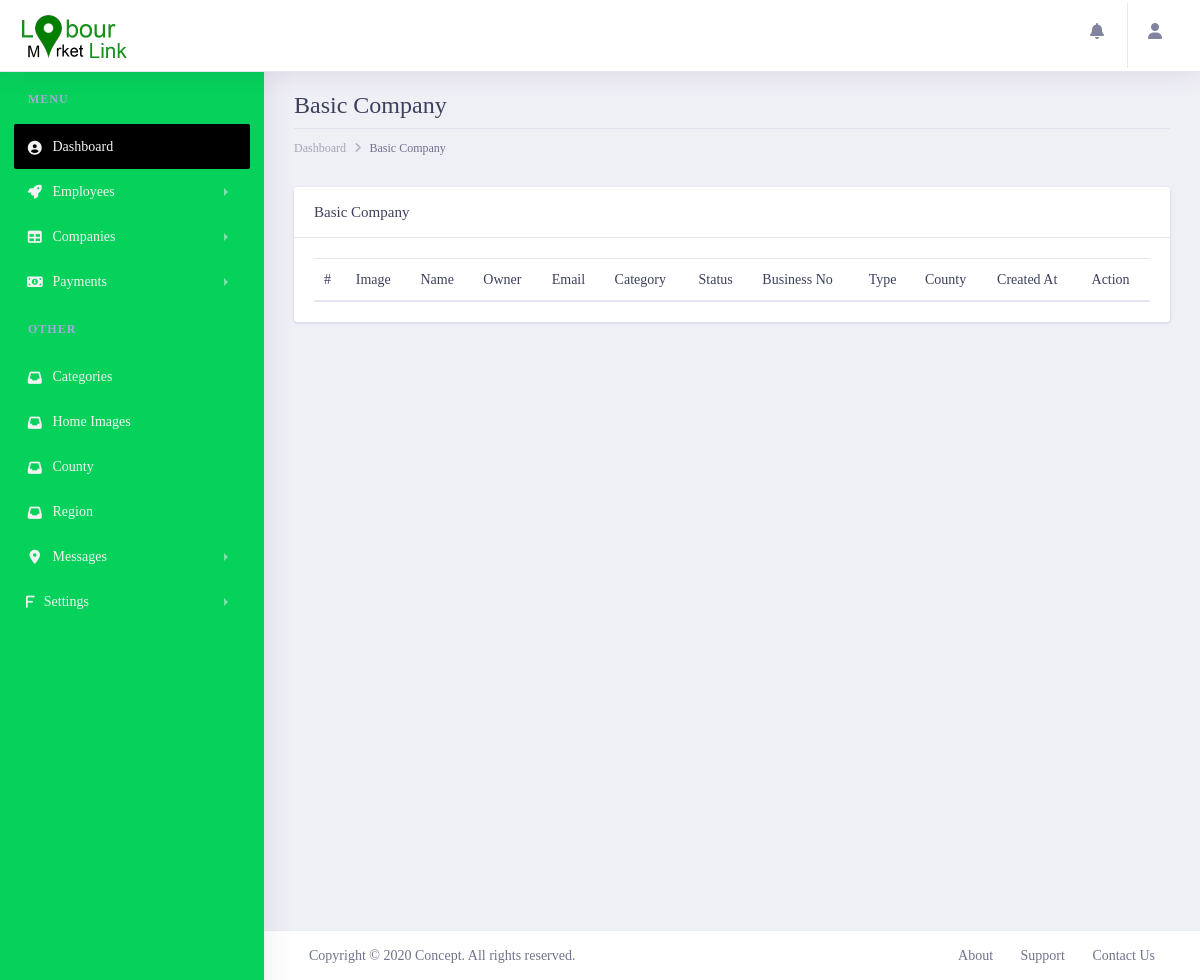
The page /lmladmin/allbasiccompanies/ (signed in) on the database as committed earlier.
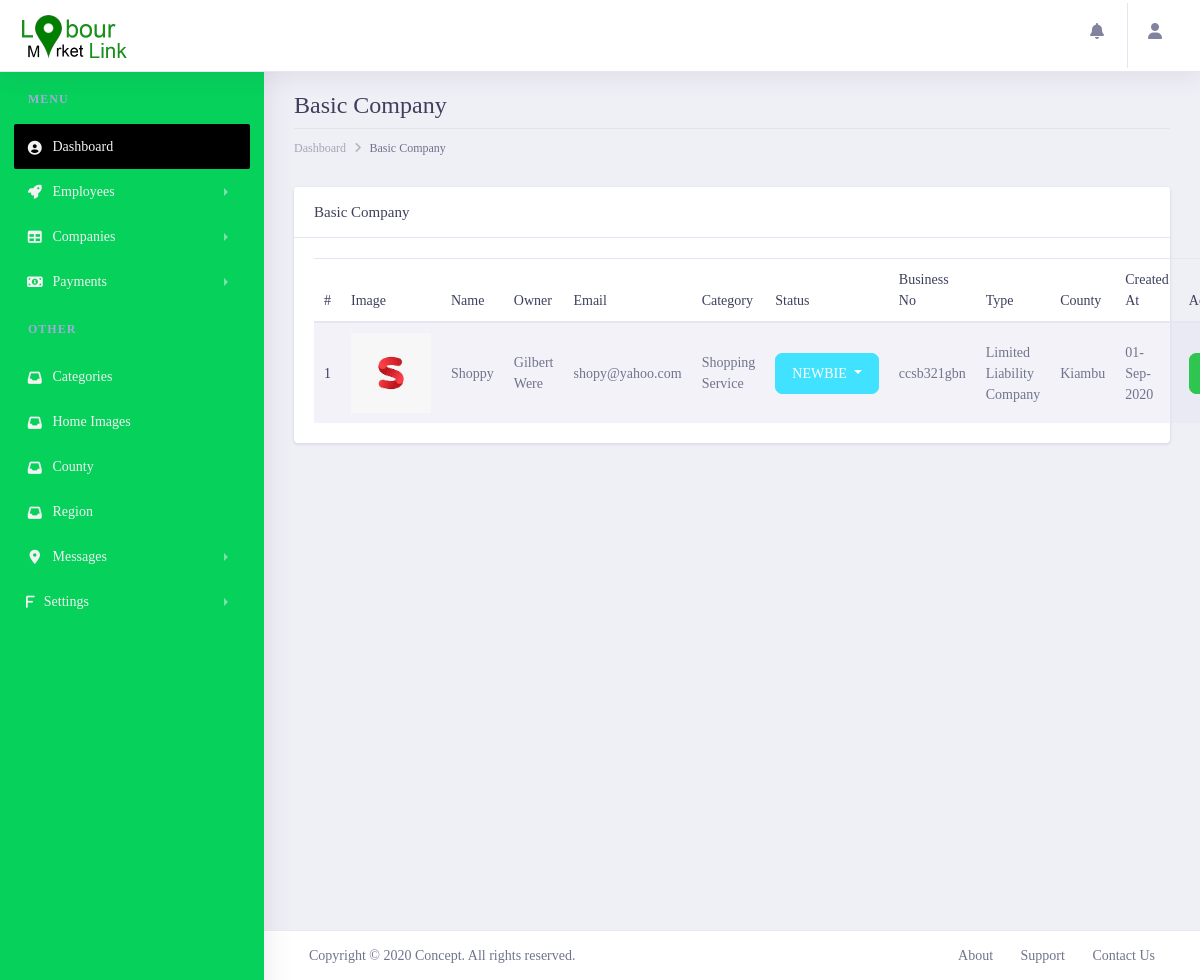
The same page on the database as committed later.
### lmlappadmin/models.py (models this page shows, shortened)
class Company(get_user_model()):
    logo = models.ImageField(max_length=200, upload_to='employerlogo', null=True, blank=True)
    regpayment = models.ForeignKey(CompanyRegistrationPayment, on_delete=models.SET_NULL, null=True )
    category = models.ForeignKey(Category, on_delete=models.SET_NULL, null=True )
    company_name = models.CharField(max_length=200, null=False, blank=False)
    phone_number = models.CharField(max_length=200, null=False, blank=False, default='0700000000')
    county = models.ForeignKey(County, on_delete=models.SET_NULL, null=True )
    region = models.ForeignKey(Region, on_delete=models.SET_NULL, null=True)
    landmark = models.CharField(max_length=100, null=False, blank=False)
    company_motto = models.CharField(max_length=100, null=False, blank=False)
    brief_details = models.TextField()
    bizness_entity_type = models.CharField(max_length=100, null=False, blank=False)
    date_created = models.DateField(default=datetime.datetime.now, null=False, blank=False)
    description = models.TextField()
    website = models.CharField(max_length=100, null=True, blank=True)
    company_email = models.CharField(max_length=100, null=False, blank=False)
    kra_number = models.CharField(max_length=100, null=False, blank=False)
    alphanumeric = RegexValidator(r'^[0-9a-zA-Z]*$', 'Only alphanumeric characters are allowed.')
    bussiness_reg_no = models.CharField(max_length=100, null=True, blank=True, unique=True, validators=[alphanumeric])
    created_at = models.DateTimeField(auto_now_add=True)
    updated_at = models.DateTimeField(auto_now=True)
    COMPANY_STATUS = {
        ('NEWBIE', 'Newbie'),
        ('REGISTERED_CONFIRMED', 'Registerd_confirmed'),
        ('DEACTIVATED', 'Deactivated'),
    }
    status = models.CharField(choices=COMPANY_STATUS, default='NEWBIE', max_length=200, null=False, blank=False)
    RANK_STATUS = {
        ('UNDEFINED', 'Undefined'),
        ('BASIC', 'Basic'),
        ('PREMIUM', 'Premium'),
        ('ULTIMATE', 'Ultimate'),
        ('PRO_BASIC', 'Pro_basic'),
        ('PRO_ULTIMATE', 'Pro_ultimate'),
        ('PLATINUM', 'Platinum'),
    }
    rank_status = models.CharField(choices=RANK_STATUS, default='UNDEFINED', max_length=200, null=False, blank=False)
    class Meta:
        verbose_name = 'Employer'
        verbose_name_plural = 'Employers'

class Category(models.Model):
    category = models.CharField(max_length=200, null=False, blank=False)
    c_parent = models.ForeignKey('Category', related_name='job_category', on_delete=models.CASCADE, max_length=200,
                                 null=True, blank=True)
    created_at = models.DateTimeField(auto_now_add=True)
    updated_at = models.DateTimeField(auto_now=True)
    def __str__(self):
        return '%s' % (self.category)

class County(models.Model):
    county_number = models.IntegerField(null=False, blank=False)
    county = models.CharField(max_length=200, null=False, blank=False)
    created_at = models.DateTimeField(auto_now_add=True)
    updated_at = models.DateTimeField(auto_now=True)
    def __str__(self):
        return '%s' % (self.county)

### lmlappadmin/views.py (the view)
# urls.py: path('allbasiccompanies/',views.basiccompanies, name='basiccompanies'),
@login_required()
def basiccompanies(request):
    company = Company.objects.filter(rank_status='BASIC')
    context = {
        'title': 'Basic Companies',
        'companies': company,
    }
    return render(request, 'company/basiccompanies.html', context)

### lmlappadmin/templates/company/basiccompanies.html (shortened to what this page needs)
{% extends 'admin/layout.html' %}
{% load static %}
{% block content %}
       <div class="dashboard-wrapper ml-0">
            <div class="container-fluid  dashboard-content">
                <div class="row">
                    <div class="col-xl-12 col-lg-12 col-md-12 col-sm-12 col-12">
                        <div class="page-header">
                            <h2 class="pageheader-title">Basic Company</h2>
                            <div class="page-breadcrumb">
                                <nav aria-label="breadcrumb">
                                    <ol class="breadcrumb">
                                        <li class="breadcrumb-item"><a href="{% url 'LMLAdmin:home' %}" class="breadcrumb-link">Dashboard</a></li>
                                        <li class="breadcrumb-item active" aria-current="page">Basic Company</li>
                                    </ol>
                                </nav>
                            </div>
                        </div>
                    </div>
                </div>
                <div class="row">
                    <div class="col-xl-12 col-lg-12 col-md-12 col-sm-12 col-12">
                            <div class="card">
                                <h5 class="card-header">Basic Company</h5>
                                <div class="card-body">
                                   <table class="table table-striped" id="myDataTable">
                                        <thead>
                                            <tr>
                                                <th scope="col">#</th>
                                                <th scope="col">Image</th>
                                                <th scope="col">Name</th>
                                                <th scope="col">Owner</th>
                                                <th scope="col">Email</th>
                                                <th scope="col">Category</th>
                                                <th scope="col">Status</th>
                                                <th scope="col">Business No</th>
                                                <th scope="col">Type</th>
                                                <th scope="col">County</th>
                                                <th scope="col">Created At</th>
                                                <th scope="col">Action</th>
                                            </tr>
                                        </thead>
                                        <tbody>
                                            {% for company in companies %}
                                            <tr>
                                                <th scope="row">{{ forloop.counter }}</th>
                                                <td>
                                                    <div style="width: 80px; height: 80px; overflow: hidden;">
                                                        <img style="object-fit: contain" class="w-100 h-100" src="{{ company.logo.url }}" alt="">
                                                    </div>
                                                </td>
                                                <td>{{company.company_name|title}}</td>
                                                <td>{{company.first_name|title}} {{company.last_name|title}}</td>
                                                <td><a href="mailto:{{company.email}}">{{company.email}}</a></td>
                                                <td>{{company.category|title}}</td>
                                                <td>
                                                    <div class="dropdown">
                                                      <button class="btn btn-secondary
                                                        {% if  company.status == 'NEWBIE' %}
                                                         btn-secondary
                                                     {% elif  company.status == 'REGISTERED_CONFIRMED' %}
                                                        btn-success
                                                     {% elif  company.status == 'DEACTIVATED' %}
                                                        btn-danger
                                                     {% endif %}
                                                       dropdown-toggle" type="button" id="dropdownMenuButton" data-toggle="dropdown" aria-haspopup="true" aria-expanded="false">
                                                          {{ company.status|truncatechars:10 }}
                                                      </button>
                                                    </div>
                                                </td>
                                                <td>{{ company.bussiness_reg_no }}</td>
                                                <td>{{ company.bizness_entity_type|title }}</td>
                                                <td>{{ company.county|title }}</td>
                                                <td>{{company.created_at|date:'d-M-Y'}}</td>
                                                <td><a target="_blank" class="btn btn-success" href="{% url 'LMLAdmin:companydetails' company.id %}">View</a></td>
                                            </tr>
                                             {% endfor %}
                                        </tbody>
                                    </table>
                                </div>
                            </div>
                        </div>
                </div>
            </div>
        </div>
{% endblock content %}

### lmlappadmin/templates/admin/layout.html (shortened to what this page needs)
<!doctype html>
{% load humanize %}
{% load static %}
{% load call_methods %}
<html lang="en">
<head>
    <link rel="stylesheet" href="{% static 'assets/vendor/bootstrap/css/bootstrap.min.css' %}">
    <link href="{% static 'assets/vendor/fonts/circular-std/style.css' %}" rel="stylesheet">
    <link rel="stylesheet" href="{% static 'assets/libs/css/style.css' %}">
    <link rel="stylesheet" href="{% static 'assets/vendor/fonts/fontawesome/css/fontawesome-all.css' %}">
    <link rel="stylesheet" href="{% static 'assets/vendor/charts/chartist-bundle/chartist.css' %}">
    <link rel="stylesheet" href="{% static 'assets/vendor/charts/morris-bundle/morris.css' %}">
    <link rel="stylesheet" href="{% static 'assets/vendor/fonts/material-design-iconic-font/css/materialdesignicons.min.css' %}">
    <link rel="stylesheet" href="{% static 'assets/vendor/charts/c3charts/c3.css' %}">
    <link rel="stylesheet" href="{% static 'assets/vendor/fonts/flag-icon-css/flag-icon.min.css' %}">
     <link rel="stylesheet" href="https://cdnjs.cloudflare.com/ajax/libs/sweetalert/1.1.3/sweetalert.min.css">
    <link rel="stylesheet" type="text/css" href="https://cdn.datatables.net/1.10.21/css/jquery.dataTables.min.css"/>
</head>
<body>
    <div class="dashboard-main-wrapper">
        <div class="dashboard-header">
            <nav class="navbar navbar-expand-lg bg-white fixed-top">
                <a class="navbar-brand" href="{% url 'LMLAdmin:home' %}"><img src="{% static 'assets/img/LML4.png' %}" alt=""></a>
                <div class="collapse navbar-collapse " id="navbarSupportedContent">
                    <ul class="navbar-nav ml-auto navbar-right-top">
                        <li class="nav-item dropdown notification">
                            <a class="nav-link nav-icons" href="#" id="navbarDropdownMenuLink1" data-toggle="dropdown" aria-haspopup="true" aria-expanded="false">
                                <i class="fas fa-fw fa-bell"></i>
                            </a>
                        </li>
                        <li class="nav-item dropdown nav-user">
                            <a class="nav-link nav-user-img" href="#" id="navbarDropdownMenuLink2" data-toggle="dropdown" aria-haspopup="true" aria-expanded="false">
                                <i class="fa fa-user user-avatar-md rounded-circle"> </i>
                            </a>
                        </li>
                    </ul>
                </div>
            </nav>
        </div>
        <div class="nav-left-sidebar sidebar-dark" style="z-index: 999;">
            <div class="menu-list">
                <nav class="navbar navbar-expand-lg navbar-light">
                    <div class="collapse navbar-collapse" id="navbarNav">
                        <ul class="navbar-nav flex-column">
                            <li class="nav-divider">
                                Menu
                            </li>
                            <li class="nav-item ">
                                <a class="nav-link active" href="{% url 'LMLAdmin:home' %}"><i class="fa fa-fw fa-user-circle"></i>Dashboard <span class="badge badge-success">6</span></a>
                            </li>
                            <li class="nav-item">
                                <a class="nav-link" href="#" data-toggle="collapse" aria-expanded="false" data-target="#submenu-2" aria-controls="submenu-2"><i class="fa fa-fw fa-rocket"></i>Employees</a>
                            </li>
                            <li class="nav-item">
                                <a class="nav-link" href="#" data-toggle="collapse" aria-expanded="false" data-target="#submenu-5" aria-controls="submenu-5"><i class="fas fa-fw fa-table"></i>Companies</a>
                            </li>
                            <li class="nav-item">
                                <a class="nav-link" href="#" data-toggle="collapse" aria-expanded="false" data-target="#submenu-51" aria-controls="submenu-5"><i class="fas fa-fw fa-money-bill-alt"></i>Payments</a>
                            </li>
                            <li class="nav-divider">
                                Other
                            </li>
                            <li class="nav-item">
                                <a class="nav-link" href="{% url 'LMLAdmin:categories' %}" ><i class="fas fa-fw fa-inbox"></i>Categories <span class="badge badge-secondary">New</span></a>
                            </li>
                            <li class="nav-item">
                                <a class="nav-link" href="{% url 'LMLAdmin:carouselImages' %}" ><i class="fas fa-fw fa-inbox"></i>Home Images <span class="badge badge-secondary">New</span></a>
                            </li>
                            <li class="nav-item">
                                <a class="nav-link" href="" ><i class="fas fa-fw fa-inbox"></i>County <span class="badge badge-secondary">New</span></a>
                            </li>
                            <li class="nav-item">
                                <a class="nav-link" href="" ><i class="fas fa-fw fa-inbox"></i>Region <span class="badge badge-secondary">New</span></a>
                            </li>
                            <li class="nav-item">
                                <a class="nav-link" href="#" data-toggle="collapse" aria-expanded="false" data-target="#submenu-9" aria-controls="submenu-9"><i class="fas fa-fw fa-map-marker-alt"></i>Messages</a>
                            </li>
                            <li class="nav-item">
                                <a class="nav-link" href="#" data-toggle="collapse" aria-expanded="false" data-target="#submenu-10" aria-controls="submenu-10"><i class="fas fa-f fa-folder"></i>Settings</a>
                            </li>
                        </ul>
                    </div>
                </nav>
            </div>
        </div>
        <div style="overflow: auto;" class="dashboard-wrapper">
            {% block content %}
            {% endblock content %}
            <div class="footer">
                <div class="container-fluid">
                    <div class="row">
                        <div class="col-xl-6 col-lg-6 col-md-6 col-sm-12 col-12">
                             Copyright ©
                            <script> var yr = new Date; document.write(yr.getFullYear());</script> Concept. All rights reserved.
                        </div>
                        <div class="col-xl-6 col-lg-6 col-md-6 col-sm-12 col-12">
                            <div class="text-md-right footer-links d-none d-sm-block">
                                <a href="javascript: void(0);">About</a>
                                <a href="javascript: void(0);">Support</a>
                                <a href="javascript: void(0);">Contact Us</a>
                            </div>
                        </div>
                    </div>
                </div>
            </div>
        </div>
    </div>
    {% load sweetify %}
</body>
</html>

Rows that differ between the two databases and show on the page:
now on this page (row edited): Company: logo (picture), company_name "Shoppy", first_name "Gilbert", last_name "Were", email "shopy@yahoo.com", category "Shopping Service", status "NEWBIE", bussiness_reg_no "ccsb321gbn", bizness_entity_type "Limited Liability Company", county "Kiambu", created_at "01-Sep-2020"
